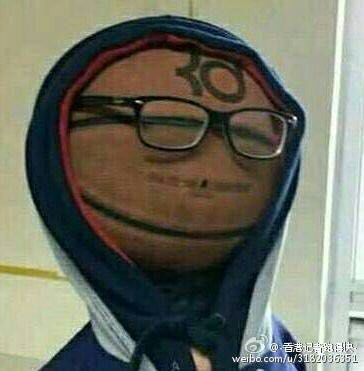
#> input picture 1.jpg, 364 x 371 px
$ python getting_and_setting.py --image 1.jpg
#> lines starting #> are read from the running program, lines starting #| are printed output that depends on the picture; after the words box and inside, x2 and y2 are one past the last pixel; in counts of white or black regions, pixels touching at a corner belong together
import argparse
import cv2

ap = argparse.ArgumentParser()
ap.add_argument('-i', '--image', required=True, help='Path to image')
args = vars(ap.parse_args())

image = cv2.imread(args['image'])
#> image is the input picture: shape (371, 364, 3); mean B, G, R 96.3, 109.8, 108.5
cv2.imshow('Original', image)

(b, g, r) = image[0, 0]
#> b = 125; g = 168; r = 159
print("Pixel at (0, 0) - red: %d, green: %d, blue: %d\n" % (r, g, b))
#| Pixel at (0, 0) - red: 159, green: 168, blue: 125

image[0, 0] = (0, 0, 255)
#> image: shape (371, 364, 3); under 0.01% of pixels changed, all inside (x1, y1, x2, y2) = (0, 0, 1, 1)
(b, g, r) = image[0, 0]
#> b = 0; g = 0; r = 255
print("Pixel at (0, 0) - red: %d, green: %d, blue: %d\n" % (r, g, b))
#| Pixel at (0, 0) - red: 255, green: 0, blue: 0

sub_image = image[0:100, 0:100]
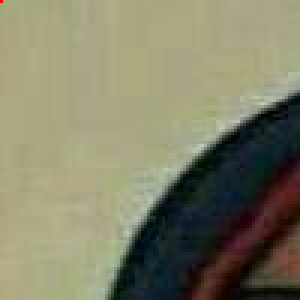
#> sub_image: shape (100, 100, 3) (shown 3 times larger); mean B, G, R 103.4, 129.1, 130.2
cv2.imshow('sub image', sub_image)

image[0:100, 0:100] = (0, 255, 0)
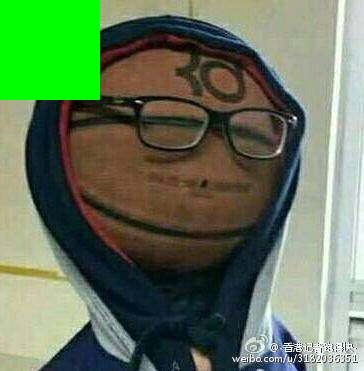
#> image: shape (371, 364, 3); mean B, G, R 88.6, 119.2, 98.9
cv2.imshow('Changed', image)
cv2.waitKey(0)
